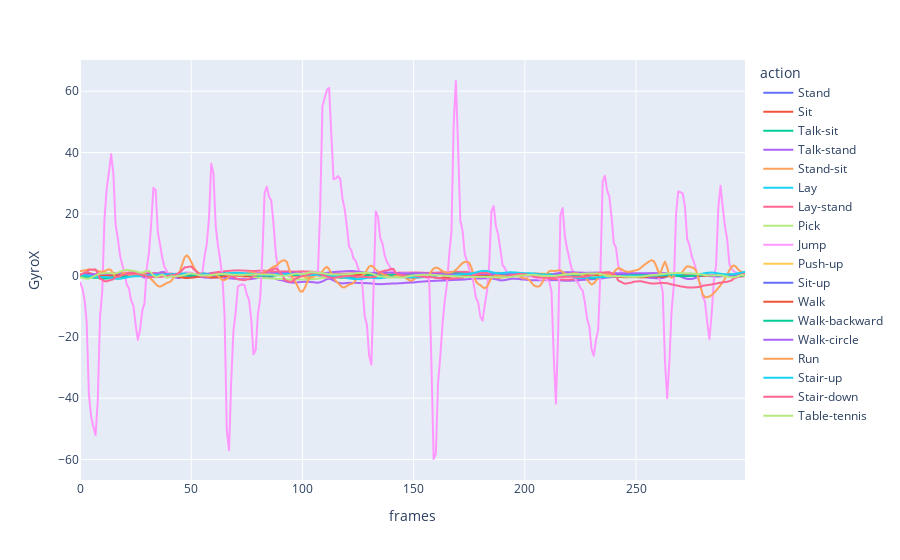

Notebook code for this chart:
### Code cell
accelx_df = sampled_df.loc[:, ['GyroX', 'ID', 'action']]
accelx_df = accelx_df.explode('GyroX')
accelx_df['frames'] = np.array([range(300),]*18).reshape((-1))
accelx_df.head()

plt.figure(figsize=(10, 6))
fig = px.line(accelx_df, x='frames', y='GyroX', color='action')
fig.show()

### Figure 1 — Plotly figure (JSON) as saved in the notebook; plotly's stock layout.template omitted (floating-point values rounded to 4 significant figures; data arrays with more than 128 entries replaced by an {"elided": "..."} marker saying what was removed)
{"data": [{"hovertemplate": "action=Stand<br>frames=%{x}<br>GyroX=%{y}<extra></extra>", "legendgroup": "Stand", "line": {"color": "#636efa", "dash": "solid"}, "marker": {"symbol": "circle"}, "mode": "lines", "name": "Stand", "showlegend": true, "type": "scattergl", "x": {"elided": "300 int values"}, "xaxis": "x", "y": {"elided": "300 float values"}, "yaxis": "y"}, {"hovertemplate": "action=Sit<br>frames=%{x}<br>GyroX=%{y}<extra></extra>", "legendgroup": "Sit", "line": {"color": "#EF553B", "dash": "solid"}, "marker": {"symbol": "circle"}, "mode": "lines", "name": "Sit", "showlegend": true, "type": "scattergl", "x": {"elided": "300 int values"}, "xaxis": "x", "y": {"elided": "300 float values"}, "yaxis": "y"}, {"hovertemplate": "action=Talk-sit<br>frames=%{x}<br>GyroX=%{y}<extra></extra>", "legendgroup": "Talk-sit", "line": {"color": "#00cc96", "dash": "solid"}, "marker": {"symbol": "circle"}, "mode": "lines", "name": "Talk-sit", "showlegend": true, "type": "scattergl", "x": {"elided": "300 int values"}, "xaxis": "x", "y": {"elided": "300 float values"}, "yaxis": "y"}, {"hovertemplate": "action=Talk-stand<br>frames=%{x}<br>GyroX=%{y}<extra></extra>", "legendgroup": "Talk-stand", "line": {"color": "#ab63fa", "dash": "solid"}, "marker": {"symbol": "circle"}, "mode": "lines", "name": "Talk-stand", "showlegend": true, "type": "scattergl", "x": {"elided": "300 int values"}, "xaxis": "x", "y": {"elided": "300 float values"}, "yaxis": "y"}, {"hovertemplate": "action=Stand-sit<br>frames=%{x}<br>GyroX=%{y}<extra></extra>", "legendgroup": "Stand-sit", "line": {"color": "#FFA15A", "dash": "solid"}, "marker": {"symbol": "circle"}, "mode": "lines", "name": "Stand-sit", "showlegend": true, "type": "scattergl", "x": {"elided": "300 int values"}, "xaxis": "x", "y": {"elided": "300 float values"}, "yaxis": "y"}, {"hovertemplate": "action=Lay<br>frames=%{x}<br>GyroX=%{y}<extra></extra>", "legendgroup": "Lay", "line": {"color": "#19d3f3", "dash": "solid"}, "marker": {"symbol": "circle"}, "mode": "lines", "name": "Lay", "showlegend": true, "type": "scattergl", "x": {"elided": "300 int values"}, "xaxis": "x", "y": {"elided": "300 float values"}, "yaxis": "y"}, {"hovertemplate": "action=Lay-stand<br>frames=%{x}<br>GyroX=%{y}<extra></extra>", "legendgroup": "Lay-stand", "line": {"color": "#FF6692", "dash": "solid"}, "marker": {"symbol": "circle"}, "mode": "lines", "name": "Lay-stand", "showlegend": true, "type": "scattergl", "x": {"elided": "300 int values"}, "xaxis": "x", "y": {"elided": "300 float values"}, "yaxis": "y"}, {"hovertemplate": "action=Pick<br>frames=%{x}<br>GyroX=%{y}<extra></extra>", "legendgroup": "Pick", "line": {"color": "#B6E880", "dash": "solid"}, "marker": {"symbol": "circle"}, "mode": "lines", "name": "Pick", "showlegend": true, "type": "scattergl", "x": {"elided": "300 int values"}, "xaxis": "x", "y": {"elided": "300 float values"}, "yaxis": "y"}, {"hovertemplate": "action=Jump<br>frames=%{x}<br>GyroX=%{y}<extra></extra>", "legendgroup": "Jump", "line": {"color": "#FF97FF", "dash": "solid"}, "marker": {"symbol": "circle"}, "mode": "lines", "name": "Jump", "showlegend": true, "type": "scattergl", "x": {"elided": "300 int values"}, "xaxis": "x", "y": {"elided": "300 float values"}, "yaxis": "y"}, {"hovertemplate": "action=Push-up<br>frames=%{x}<br>GyroX=%{y}<extra></extra>", "legendgroup": "Push-up", "line": {"color": "#FECB52", "dash": "solid"}, "marker": {"symbol": "circle"}, "mode": "lines", "name": "Push-up", "showlegend": true, "type": "scattergl", "x": {"elided": "300 int values"}, "xaxis": "x", "y": {"elided": "300 float values"}, "yaxis": "y"}, {"hovertemplate": "action=Sit-up<br>frames=%{x}<br>GyroX=%{y}<extra></extra>", "legendgroup": "Sit-up", "line": {"color": "#636efa", "dash": "solid"}, "marker": {"symbol": "circle"}, "mode": "lines", "name": "Sit-up", "showlegend": true, "type": "scattergl", "x": {"elided": "300 int values"}, "xaxis": "x", "y": {"elided": "300 float values"}, "yaxis": "y"}, {"hovertemplate": "action=Walk<br>frames=%{x}<br>GyroX=%{y}<extra></extra>", "legendgroup": "Walk", "line": {"color": "#EF553B", "dash": "solid"}, "marker": {"symbol": "circle"}, "mode": "lines", "name": "Walk", "showlegend": true, "type": "scattergl", "x": {"elided": "300 int values"}, "xaxis": "x", "y": {"elided": "300 float values"}, "yaxis": "y"}, {"hovertemplate": "action=Walk-backward<br>frames=%{x}<br>GyroX=%{y}<extra></extra>", "legendgroup": "Walk-backward", "line": {"color": "#00cc96", "dash": "solid"}, "marker": {"symbol": "circle"}, "mode": "lines", "name": "Walk-backward", "showlegend": true, "type": "scattergl", "x": {"elided": "300 int values"}, "xaxis": "x", "y": {"elided": "300 float values"}, "yaxis": "y"}, {"hovertemplate": "action=Walk-circle<br>frames=%{x}<br>GyroX=%{y}<extra></extra>", "legendgroup": "Walk-circle", "line": {"color": "#ab63fa", "dash": "solid"}, "marker": {"symbol": "circle"}, "mode": "lines", "name": "Walk-circle", "showlegend": true, "type": "scattergl", "x": {"elided": "300 int values"}, "xaxis": "x", "y": {"elided": "300 float values"}, "yaxis": "y"}, {"hovertemplate": "action=Run<br>frames=%{x}<br>GyroX=%{y}<extra></extra>", "legendgroup": "Run", "line": {"color": "#FFA15A", "dash": "solid"}, "marker": {"symbol": "circle"}, "mode": "lines", "name": "Run", "showlegend": true, "type": "scattergl", "x": {"elided": "300 int values"}, "xaxis": "x", "y": {"elided": "300 float values"}, "yaxis": "y"}, {"hovertemplate": "action=Stair-up<br>frames=%{x}<br>GyroX=%{y}<extra></extra>", "legendgroup": "Stair-up", "line": {"color": "#19d3f3", "dash": "solid"}, "marker": {"symbol": "circle"}, "mode": "lines", "name": "Stair-up", "showlegend": true, "type": "scattergl", "x": {"elided": "300 int values"}, "xaxis": "x", "y": {"elided": "300 float values"}, "yaxis": "y"}, {"hovertemplate": "action=Stair-down<br>frames=%{x}<br>GyroX=%{y}<extra></extra>", "legendgroup": "Stair-down", "line": {"color": "#FF6692", "dash": "solid"}, "marker": {"symbol": "circle"}, "mode": "lines", "name": "Stair-down", "showlegend": true, "type": "scattergl", "x": {"elided": "300 int values"}, "xaxis": "x", "y": {"elided": "300 float values"}, "yaxis": "y"}, {"hovertemplate": "action=Table-tennis<br>frames=%{x}<br>GyroX=%{y}<extra></extra>", "legendgroup": "Table-tennis", "line": {"color": "#B6E880", "dash": "solid"}, "marker": {"symbol": "circle"}, "mode": "lines", "name": "Table-tennis", "showlegend": true, "type": "scattergl", "x": {"elided": "300 int values"}, "xaxis": "x", "y": {"elided": "300 float values"}, "yaxis": "y"}], "layout": {"legend": {"title": {"text": "action"}, "tracegroupgap": 0}, "margin": {"t": 60}, "xaxis": {"anchor": "y", "domain": [0, 1], "title": {"text": "frames"}}, "yaxis": {"anchor": "x", "domain": [0, 1], "title": {"text": "GyroX"}}}}
